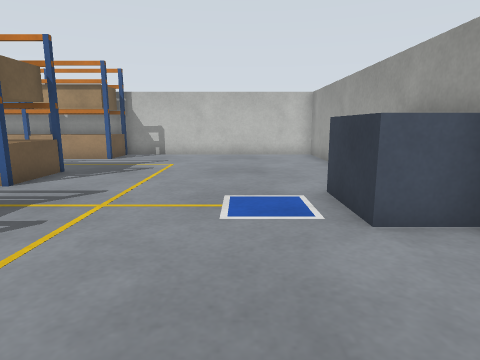
view 1 (above)

18 first-person views from a walk through a world built for the Gazebo simulator. The camera is 0.72 m above the floor, tilts 10° down and sees 75° across. The floor is counted in squares, 0.5 m on a side. Each view is taken from the middle of a square. On the plan, view 1 faces up. The plan holds only what a view shows up to about 15 squares ahead; the rest is blank. The place goes on beyond the plan.

view 2
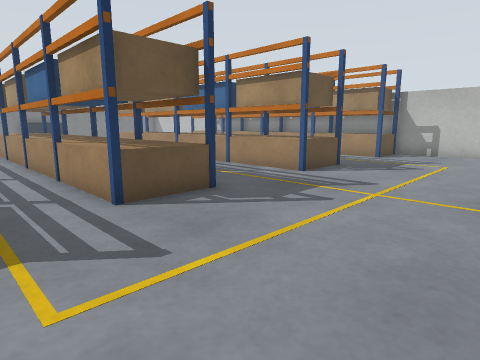

view 3
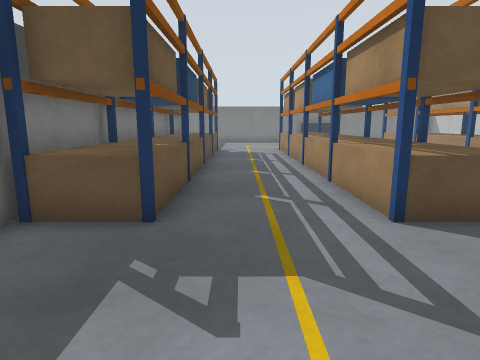

view 4
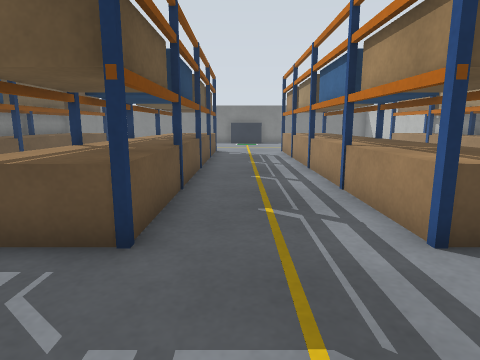

view 5
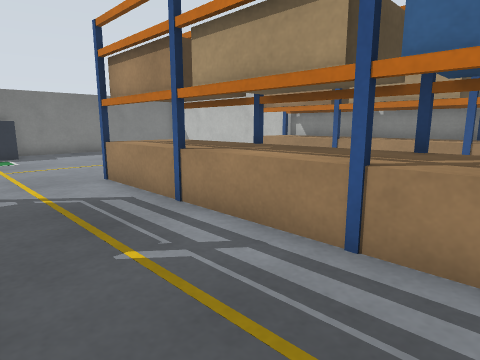

view 6
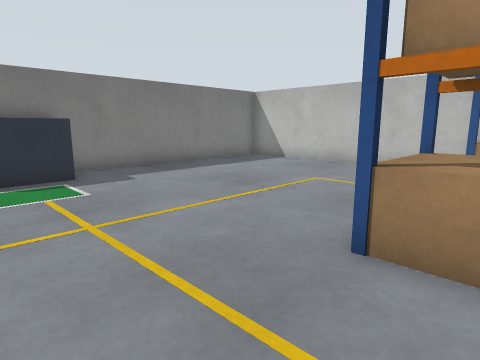

view 7
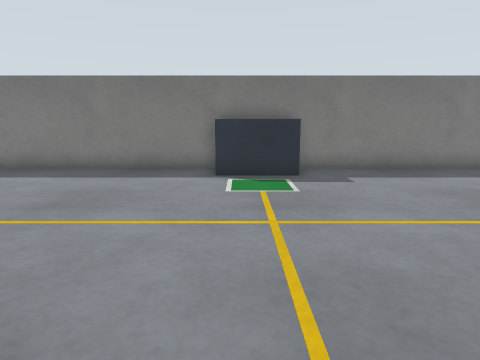

view 8
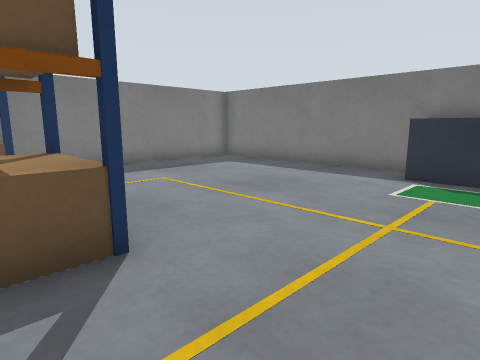

view 9
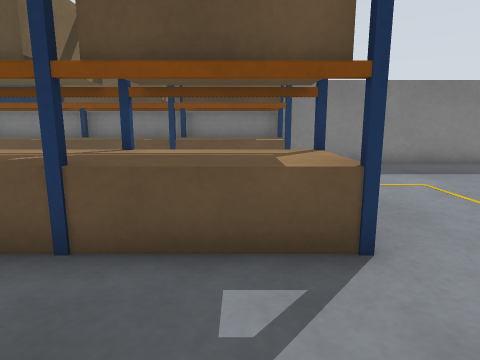

view 10
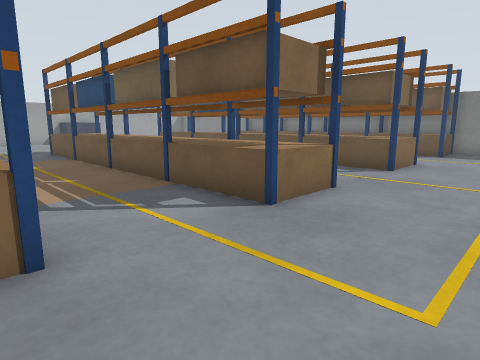

view 11
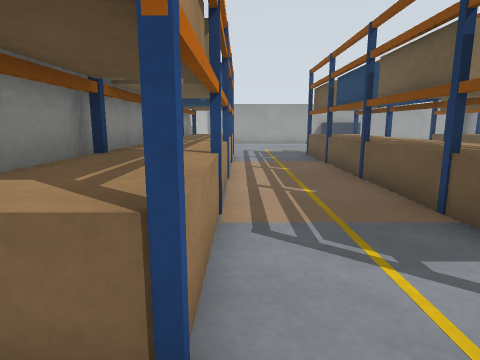

view 12
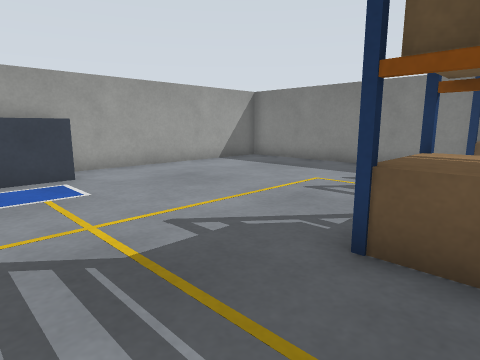

view 13
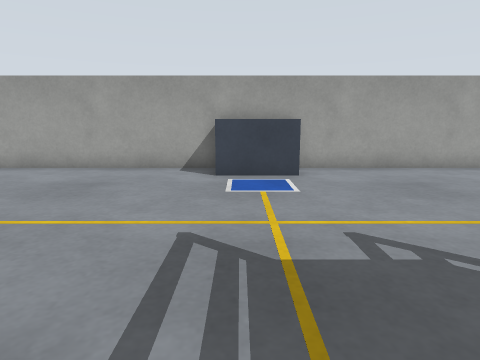

view 14
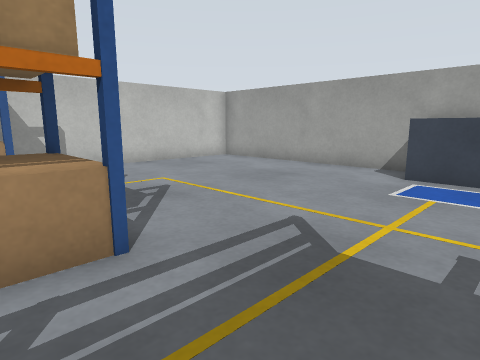

view 15
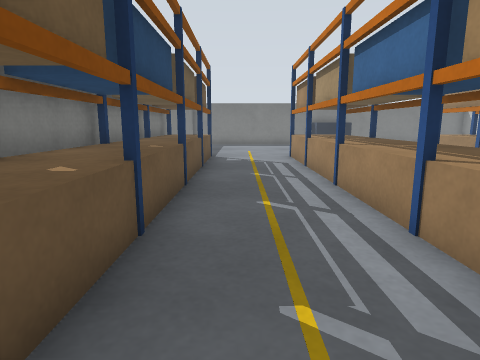

view 16
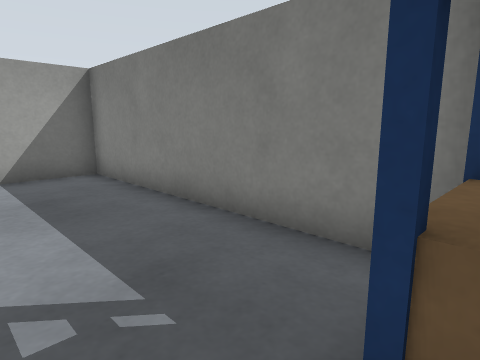

view 17
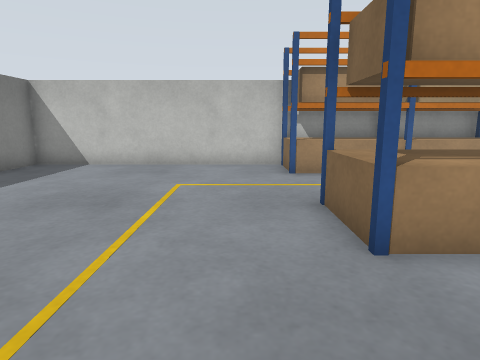

view 18
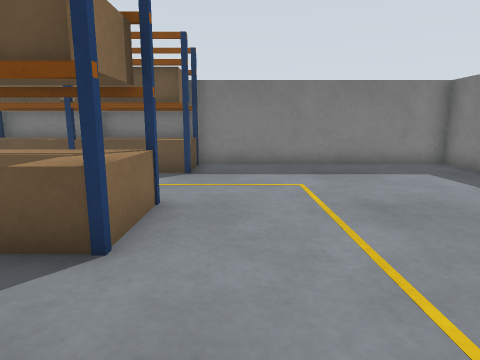

### Floor plan
Points are (right, up) in squares from view 1. A wall is a line through its corners. A room is listed if a view was taken in it or the views show most of it. See-through windows are left out.
Room 1 (views 1, 2, 3, 4, 5, 6, 7, 8, 9, 10, 11, 12, 13, 14, 15, 16, 17, 18)
walls: (-12.2, -2.5) (-9.6, -2.5); (-15.7, -2.5) (-12.8, -2.5); (-12.8, 13.5) (-15.7, 13.5); (-8.8, -2.5) (-6.4, -2.5); (-16.2, 13.5) (-19.5, 13.5) (-19.5, 15.4); (-19.5, -2.3) (-5.5, -2.3) (-5.5, -4.4); (-19.2, -3.1) (-19.2, -2.5); (-5.8, -2.5) (-5.8, -4.1); (-12.4, 15.5) (-28.5, 15.5) (-28.5, -4.5) (3.5, -4.5) (3.5, 15.5) (-6.9, 15.5); (-19.2, 13.5) (-19.2, 14); (-5.5, 13.3) (-19.5, 13.3); (-19.5, -4.4) (-19.5, -2.5) (-16.2, -2.5); (-5.8, 15.1) (-5.8, 14.1); (-5.4, 15.2) (-6.2, 15.2); (-5.5, 15.4) (-5.5, 13.5) (-7.8, 13.5)
objects: blue box (-28, 5) to (-27, 6); rack (-19, 2) to (-6, 3); rack (-19, 8) to (-6, 9); conveyor (2, 5) to (3, 6)

Positions as (right, up) in squares from view 1, and headings:
1: (0, 0), facing up
2: (0, -1), facing up-left
3: (-1, -1), facing left
4: (-2, 5), facing left
5: (-11, 4), facing up-left
6: (-18, 4), facing up-left
7: (-18, 5), facing left
8: (-18, 7), facing down-left
9: (-18, 7), facing down
10: (-23, 14), facing down-right
11: (-21, 13), facing right
12: (-7, 7), facing down-right
13: (-7, 6), facing right
14: (-7, 4), facing up-right
15: (-5, -1), facing left
16: (-6, -1), facing down-right
17: (-21, 4), facing up
18: (-21, 7), facing down
